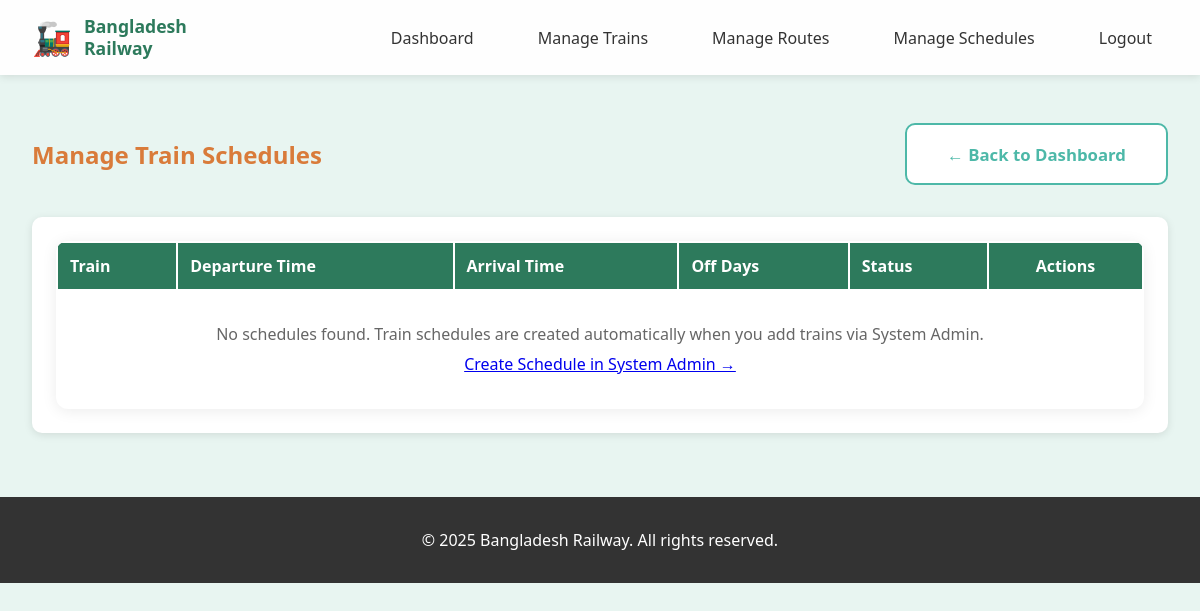
The page /manage/schedules/ (signed in) on the database as committed earlier.
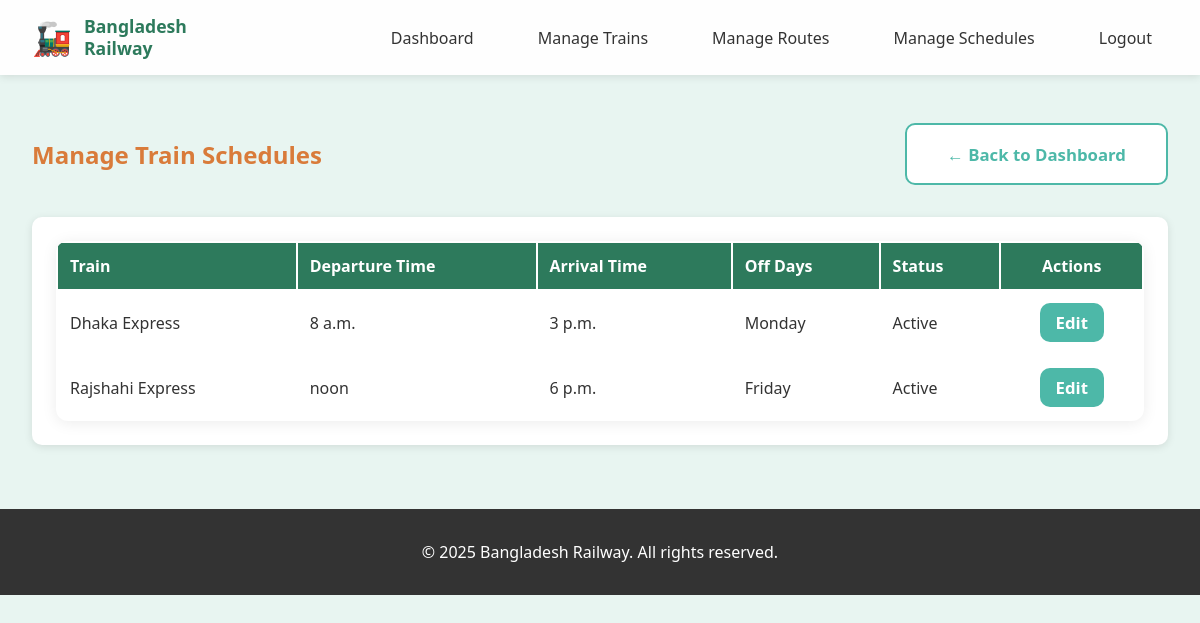
The same page on the database as committed later.
### trains/models.py (models this page shows, shortened)
class TrainSchedule(models.Model):
    train = models.OneToOneField(Train, on_delete=models.CASCADE, related_name='schedule')
    departure_time = models.TimeField(help_text="Default departure time")
    arrival_time = models.TimeField(help_text="Default arrival time at final destination")
    off_days = models.CharField(max_length=100, blank=True, null=True,
                                 help_text="Days when train doesn't run (e.g., Sunday,Monday)")
    status = models.CharField(max_length=20, default='active',
                              choices=[('active', 'Active'), ('suspended', 'Suspended')])
    class Meta:
        verbose_name = 'Train Schedule'
        verbose_name_plural = 'Train Schedules'

class Train(models.Model):
    CLASS_CHOICES = (
        ('AC', 'Air Conditioned'),
        ('Non-AC', 'Non Air Conditioned'),
        ('Sleeper', 'Sleeper'),
    )
    train_number = models.CharField(max_length=10, unique=True)
    train_name = models.CharField(max_length=100)
    total_seats = models.IntegerField(default=100, help_text="Total seats available")
    available_seats = models.IntegerField(default=100, help_text="Currently available seats")
    total_coaches = models.IntegerField(default=10)
    classes_available = models.CharField(max_length=100, help_text="e.g., AC,Non-AC,Sleeper")
    off_day = models.CharField(max_length=50, blank=True, null=True,
                                help_text="Days when train doesn't run (e.g., Sunday)")
    class Meta:
        ordering = ['train_name']
        verbose_name = 'Train'
        verbose_name_plural = 'Trains'

### trains/views.py (the view)
    @login_required
    def wrapper(request, *args, **kwargs):
        if not request.user.is_admin_user():
            messages.error(request, 'Access denied! Admin only.')
            return redirect('trains:home')
        return view_func(request, *args, **kwargs)

### accounts/models.py (called while the page is built)
    def is_admin_user(self):
        return self.role == 'admin'

### trains/views.py (called while the page is built)
def admin_required(view_func):
    @login_required
    def wrapper(request, *args, **kwargs):
        if not request.user.is_admin_user():
            messages.error(request, 'Access denied! Admin only.')
            return redirect('trains:home')
        return view_func(request, *args, **kwargs)
    return wrapper

@admin_required
def admin_schedule_list(request):
    schedules = TrainSchedule.objects.all().select_related('train')
    return render(request, 'trains/admin/schedule_list.html', {'schedules': schedules})

### templates/trains/admin/schedule_list.html (shortened to what this page needs)
{% extends 'base.html' %}
{% block content %}
<div class="container">
    <div style="display: flex; justify-content: space-between; align-items: center; margin: 2rem 0;">
        <h2 style="color: #D97B3A;">Manage Train Schedules</h2>
        <a href="{% url 'accounts:admin_dashboard' %}" class="btn btn-outline">← Back to Dashboard</a>
    </div>
    <div style="background: white; padding: 1.5rem; border-radius: 10px; box-shadow: 0 2px 8px rgba(0,0,0,0.1);">
        <table style="width: 100%;">
            <thead>
                <tr style="border-bottom: 2px solid #E0E0E0;">
                    <th style="padding: 0.75rem; text-align: left;">Train</th>
                    <th style="padding: 0.75rem; text-align: left;">Departure Time</th>
                    <th style="padding: 0.75rem; text-align: left;">Arrival Time</th>
                    <th style="padding: 0.75rem; text-align: left;">Off Days</th>
                    <th style="padding: 0.75rem; text-align: left;">Status</th>
                    <th style="padding: 0.75rem; text-align: center;">Actions</th>
                </tr>
            </thead>
            <tbody>
                {% for schedule in schedules %}
                <tr style="border-bottom: 1px solid #E0E0E0;">
                    <td style="padding: 0.75rem;">{{ schedule.train.train_name }}</td>
                    <td style="padding: 0.75rem;">{{ schedule.departure_time }}</td>
                    <td style="padding: 0.75rem;">{{ schedule.arrival_time }}</td>
                    <td style="padding: 0.75rem;">{{ schedule.off_days|default:"None" }}</td>
                    <td style="padding: 0.75rem;">{{ schedule.status|title }}</td>
                    <td style="padding: 0.75rem; text-align: center;">
                        <a href="{% url 'trains:admin_schedule_edit' schedule.id %}" class="btn btn-primary"
                            style="padding: 0.5rem 1rem;">Edit</a>
                    </td>
                </tr>
                {% empty %}
                <tr>
                    <td colspan="6" style="padding: 2rem; text-align: center; color: #666;">
                        <p>No schedules found. Train schedules are created automatically when you add trains via System
                            Admin.</p>
                        <p style="margin-top: 0.5rem;"><a href="{% url 'admin:trains_trainschedule_add' %}"
                                target="_blank">Create Schedule in System Admin →</a></p>
                    </td>
                </tr>
                {% endfor %}
            </tbody>
        </table>
    </div>
</div>
{% endblock %}

Rows that differ between the two databases and show on the page:
added TrainSchedule: train.train_name "Dhaka Express", departure_time "8 a.m.", arrival_time "3 p.m.", off_days "Monday", status "Active"
added TrainSchedule: train.train_name "Rajshahi Express", departure_time "noon", arrival_time "6 p.m.", off_days "Friday", status "Active"
Other text that changed with them:
text no longer shown: "No schedules found. Train schedules are created automatically when you add trains via System Admin. Create Schedule in System Admin →"
